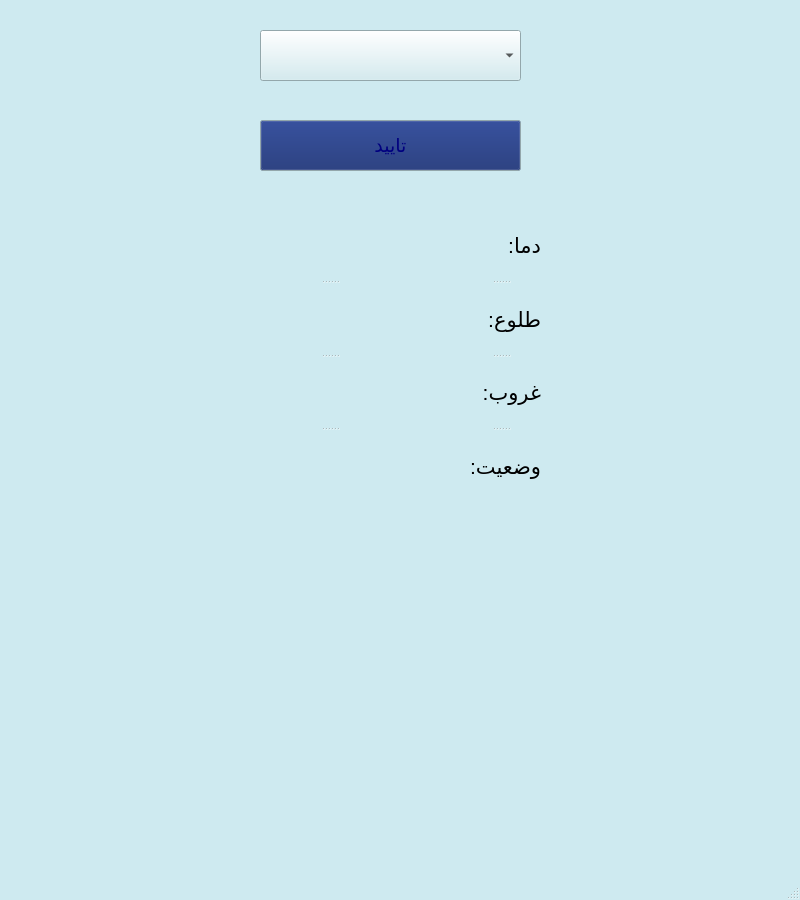
<?xml version="1.0" encoding="UTF-8"?>
<ui version="4.0">
 <class>MainWindow</class>
 <widget class="QMainWindow" name="MainWindow">
  <property name="windowModality">
   <enum>Qt::ApplicationModal</enum>
  </property>
  <property name="geometry">
   <rect>
    <x>0</x>
    <y>0</y>
    <width>800</width>
    <height>900</height>
   </rect>
  </property>
  <property name="palette">
   <palette>
    <active>
     <colorrole role="WindowText">
      <brush brushstyle="SolidPattern">
       <color alpha="255">
        <red>0</red>
        <green>0</green>
        <blue>0</blue>
       </color>
      </brush>
     </colorrole>
     <colorrole role="Button">
      <brush brushstyle="SolidPattern">
       <color alpha="255">
        <red>206</red>
        <green>234</green>
        <blue>240</blue>
       </color>
      </brush>
     </colorrole>
     <colorrole role="Light">
      <brush brushstyle="SolidPattern">
       <color alpha="255">
        <red>255</red>
        <green>255</green>
        <blue>255</blue>
       </color>
      </brush>
     </colorrole>
     <colorrole role="Midlight">
      <brush brushstyle="SolidPattern">
       <color alpha="255">
        <red>230</red>
        <green>244</green>
        <blue>247</blue>
       </color>
      </brush>
     </colorrole>
     <colorrole role="Dark">
      <brush brushstyle="SolidPattern">
       <color alpha="255">
        <red>103</red>
        <green>117</green>
        <blue>120</blue>
       </color>
      </brush>
     </colorrole>
     <colorrole role="Mid">
      <brush brushstyle="SolidPattern">
       <color alpha="255">
        <red>137</red>
        <green>156</green>
        <blue>160</blue>
       </color>
      </brush>
     </colorrole>
     <colorrole role="Text">
      <brush brushstyle="SolidPattern">
       <color alpha="255">
        <red>0</red>
        <green>0</green>
        <blue>0</blue>
       </color>
      </brush>
     </colorrole>
     <colorrole role="BrightText">
      <brush brushstyle="SolidPattern">
       <color alpha="255">
        <red>255</red>
        <green>255</green>
        <blue>255</blue>
       </color>
      </brush>
     </colorrole>
     <colorrole role="ButtonText">
      <brush brushstyle="SolidPattern">
       <color alpha="255">
        <red>0</red>
        <green>0</green>
        <blue>0</blue>
       </color>
      </brush>
     </colorrole>
     <colorrole role="Base">
      <brush brushstyle="SolidPattern">
       <color alpha="255">
        <red>199</red>
        <green>243</green>
        <blue>255</blue>
       </color>
      </brush>
     </colorrole>
     <colorrole role="Window">
      <brush brushstyle="SolidPattern">
       <color alpha="255">
        <red>206</red>
        <green>234</green>
        <blue>240</blue>
       </color>
      </brush>
     </colorrole>
     <colorrole role="Shadow">
      <brush brushstyle="SolidPattern">
       <color alpha="255">
        <red>0</red>
        <green>0</green>
        <blue>0</blue>
       </color>
      </brush>
     </colorrole>
     <colorrole role="AlternateBase">
      <brush brushstyle="SolidPattern">
       <color alpha="255">
        <red>230</red>
        <green>244</green>
        <blue>247</blue>
       </color>
      </brush>
     </colorrole>
     <colorrole role="ToolTipBase">
      <brush brushstyle="SolidPattern">
       <color alpha="255">
        <red>255</red>
        <green>255</green>
        <blue>220</blue>
       </color>
      </brush>
     </colorrole>
     <colorrole role="ToolTipText">
      <brush brushstyle="SolidPattern">
       <color alpha="255">
        <red>0</red>
        <green>0</green>
        <blue>0</blue>
       </color>
      </brush>
     </colorrole>
     <colorrole role="PlaceholderText">
      <brush brushstyle="SolidPattern">
       <color alpha="128">
        <red>0</red>
        <green>0</green>
        <blue>0</blue>
       </color>
      </brush>
     </colorrole>
    </active>
    <inactive>
     <colorrole role="WindowText">
      <brush brushstyle="SolidPattern">
       <color alpha="255">
        <red>0</red>
        <green>0</green>
        <blue>0</blue>
       </color>
      </brush>
     </colorrole>
     <colorrole role="Button">
      <brush brushstyle="SolidPattern">
       <color alpha="255">
        <red>206</red>
        <green>234</green>
        <blue>240</blue>
       </color>
      </brush>
     </colorrole>
     <colorrole role="Light">
      <brush brushstyle="SolidPattern">
       <color alpha="255">
        <red>255</red>
        <green>255</green>
        <blue>255</blue>
       </color>
      </brush>
     </colorrole>
     <colorrole role="Midlight">
      <brush brushstyle="SolidPattern">
       <color alpha="255">
        <red>230</red>
        <green>244</green>
        <blue>247</blue>
       </color>
      </brush>
     </colorrole>
     <colorrole role="Dark">
      <brush brushstyle="SolidPattern">
       <color alpha="255">
        <red>103</red>
        <green>117</green>
        <blue>120</blue>
       </color>
      </brush>
     </colorrole>
     <colorrole role="Mid">
      <brush brushstyle="SolidPattern">
       <color alpha="255">
        <red>137</red>
        <green>156</green>
        <blue>160</blue>
       </color>
      </brush>
     </colorrole>
     <colorrole role="Text">
      <brush brushstyle="SolidPattern">
       <color alpha="255">
        <red>0</red>
        <green>0</green>
        <blue>0</blue>
       </color>
      </brush>
     </colorrole>
     <colorrole role="BrightText">
      <brush brushstyle="SolidPattern">
       <color alpha="255">
        <red>255</red>
        <green>255</green>
        <blue>255</blue>
       </color>
      </brush>
     </colorrole>
     <colorrole role="ButtonText">
      <brush brushstyle="SolidPattern">
       <color alpha="255">
        <red>0</red>
        <green>0</green>
        <blue>0</blue>
       </color>
      </brush>
     </colorrole>
     <colorrole role="Base">
      <brush brushstyle="SolidPattern">
       <color alpha="255">
        <red>199</red>
        <green>243</green>
        <blue>255</blue>
       </color>
      </brush>
     </colorrole>
     <colorrole role="Window">
      <brush brushstyle="SolidPattern">
       <color alpha="255">
        <red>206</red>
        <green>234</green>
        <blue>240</blue>
       </color>
      </brush>
     </colorrole>
     <colorrole role="Shadow">
      <brush brushstyle="SolidPattern">
       <color alpha="255">
        <red>0</red>
        <green>0</green>
        <blue>0</blue>
       </color>
      </brush>
     </colorrole>
     <colorrole role="AlternateBase">
      <brush brushstyle="SolidPattern">
       <color alpha="255">
        <red>230</red>
        <green>244</green>
        <blue>247</blue>
       </color>
      </brush>
     </colorrole>
     <colorrole role="ToolTipBase">
      <brush brushstyle="SolidPattern">
       <color alpha="255">
        <red>255</red>
        <green>255</green>
        <blue>220</blue>
       </color>
      </brush>
     </colorrole>
     <colorrole role="ToolTipText">
      <brush brushstyle="SolidPattern">
       <color alpha="255">
        <red>0</red>
        <green>0</green>
        <blue>0</blue>
       </color>
      </brush>
     </colorrole>
     <colorrole role="PlaceholderText">
      <brush brushstyle="SolidPattern">
       <color alpha="128">
        <red>0</red>
        <green>0</green>
        <blue>0</blue>
       </color>
      </brush>
     </colorrole>
    </inactive>
    <disabled>
     <colorrole role="WindowText">
      <brush brushstyle="SolidPattern">
       <color alpha="255">
        <red>103</red>
        <green>117</green>
        <blue>120</blue>
       </color>
      </brush>
     </colorrole>
     <colorrole role="Button">
      <brush brushstyle="SolidPattern">
       <color alpha="255">
        <red>206</red>
        <green>234</green>
        <blue>240</blue>
       </color>
      </brush>
     </colorrole>
     <colorrole role="Light">
      <brush brushstyle="SolidPattern">
       <color alpha="255">
        <red>255</red>
        <green>255</green>
        <blue>255</blue>
       </color>
      </brush>
     </colorrole>
     <colorrole role="Midlight">
      <brush brushstyle="SolidPattern">
       <color alpha="255">
        <red>230</red>
        <green>244</green>
        <blue>247</blue>
       </color>
      </brush>
     </colorrole>
     <colorrole role="Dark">
      <brush brushstyle="SolidPattern">
       <color alpha="255">
        <red>103</red>
        <green>117</green>
        <blue>120</blue>
       </color>
      </brush>
     </colorrole>
     <colorrole role="Mid">
      <brush brushstyle="SolidPattern">
       <color alpha="255">
        <red>137</red>
        <green>156</green>
        <blue>160</blue>
       </color>
      </brush>
     </colorrole>
     <colorrole role="Text">
      <brush brushstyle="SolidPattern">
       <color alpha="255">
        <red>103</red>
        <green>117</green>
        <blue>120</blue>
       </color>
      </brush>
     </colorrole>
     <colorrole role="BrightText">
      <brush brushstyle="SolidPattern">
       <color alpha="255">
        <red>255</red>
        <green>255</green>
        <blue>255</blue>
       </color>
      </brush>
     </colorrole>
     <colorrole role="ButtonText">
      <brush brushstyle="SolidPattern">
       <color alpha="255">
        <red>103</red>
        <green>117</green>
        <blue>120</blue>
       </color>
      </brush>
     </colorrole>
     <colorrole role="Base">
      <brush brushstyle="SolidPattern">
       <color alpha="255">
        <red>206</red>
        <green>234</green>
        <blue>240</blue>
       </color>
      </brush>
     </colorrole>
     <colorrole role="Window">
      <brush brushstyle="SolidPattern">
       <color alpha="255">
        <red>206</red>
        <green>234</green>
        <blue>240</blue>
       </color>
      </brush>
     </colorrole>
     <colorrole role="Shadow">
      <brush brushstyle="SolidPattern">
       <color alpha="255">
        <red>0</red>
        <green>0</green>
        <blue>0</blue>
       </color>
      </brush>
     </colorrole>
     <colorrole role="AlternateBase">
      <brush brushstyle="SolidPattern">
       <color alpha="255">
        <red>206</red>
        <green>234</green>
        <blue>240</blue>
       </color>
      </brush>
     </colorrole>
     <colorrole role="ToolTipBase">
      <brush brushstyle="SolidPattern">
       <color alpha="255">
        <red>255</red>
        <green>255</green>
        <blue>220</blue>
       </color>
      </brush>
     </colorrole>
     <colorrole role="ToolTipText">
      <brush brushstyle="SolidPattern">
       <color alpha="255">
        <red>0</red>
        <green>0</green>
        <blue>0</blue>
       </color>
      </brush>
     </colorrole>
     <colorrole role="PlaceholderText">
      <brush brushstyle="SolidPattern">
       <color alpha="128">
        <red>0</red>
        <green>0</green>
        <blue>0</blue>
       </color>
      </brush>
     </colorrole>
    </disabled>
   </palette>
  </property>
  <property name="tabletTracking">
   <bool>true</bool>
  </property>
  <property name="windowTitle">
   <string>MainWindow</string>
  </property>
  <property name="autoFillBackground">
   <bool>true</bool>
  </property>
  <widget class="QWidget" name="centralwidget">
   <widget class="QComboBox" name="comboBox">
    <property name="geometry">
     <rect>
      <x>260</x>
      <y>30</y>
      <width>261</width>
      <height>51</height>
     </rect>
    </property>
   </widget>
   <widget class="QPushButton" name="pushButton">
    <property name="geometry">
     <rect>
      <x>260</x>
      <y>120</y>
      <width>261</width>
      <height>51</height>
     </rect>
    </property>
    <property name="palette">
     <palette>
      <active>
       <colorrole role="Button">
        <brush brushstyle="SolidPattern">
         <color alpha="255">
          <red>15</red>
          <green>37</green>
          <blue>108</blue>
         </color>
        </brush>
       </colorrole>
       <colorrole role="Light">
        <brush brushstyle="SolidPattern">
         <color alpha="255">
          <red>0</red>
          <green>0</green>
          <blue>127</blue>
         </color>
        </brush>
       </colorrole>
       <colorrole role="Text">
        <brush brushstyle="SolidPattern">
         <color alpha="255">
          <red>255</red>
          <green>255</green>
          <blue>255</blue>
         </color>
        </brush>
       </colorrole>
       <colorrole role="BrightText">
        <brush brushstyle="SolidPattern">
         <color alpha="255">
          <red>0</red>
          <green>0</green>
          <blue>127</blue>
         </color>
        </brush>
       </colorrole>
       <colorrole role="ButtonText">
        <brush brushstyle="SolidPattern">
         <color alpha="255">
          <red>0</red>
          <green>0</green>
          <blue>127</blue>
         </color>
        </brush>
       </colorrole>
      </active>
      <inactive>
       <colorrole role="Button">
        <brush brushstyle="SolidPattern">
         <color alpha="255">
          <red>15</red>
          <green>37</green>
          <blue>108</blue>
         </color>
        </brush>
       </colorrole>
       <colorrole role="Light">
        <brush brushstyle="SolidPattern">
         <color alpha="255">
          <red>0</red>
          <green>0</green>
          <blue>127</blue>
         </color>
        </brush>
       </colorrole>
       <colorrole role="Text">
        <brush brushstyle="SolidPattern">
         <color alpha="255">
          <red>255</red>
          <green>255</green>
          <blue>255</blue>
         </color>
        </brush>
       </colorrole>
       <colorrole role="BrightText">
        <brush brushstyle="SolidPattern">
         <color alpha="255">
          <red>0</red>
          <green>0</green>
          <blue>127</blue>
         </color>
        </brush>
       </colorrole>
       <colorrole role="ButtonText">
        <brush brushstyle="SolidPattern">
         <color alpha="255">
          <red>0</red>
          <green>0</green>
          <blue>127</blue>
         </color>
        </brush>
       </colorrole>
      </inactive>
      <disabled>
       <colorrole role="Button">
        <brush brushstyle="SolidPattern">
         <color alpha="255">
          <red>15</red>
          <green>37</green>
          <blue>108</blue>
         </color>
        </brush>
       </colorrole>
       <colorrole role="Light">
        <brush brushstyle="SolidPattern">
         <color alpha="255">
          <red>0</red>
          <green>0</green>
          <blue>127</blue>
         </color>
        </brush>
       </colorrole>
       <colorrole role="Text">
        <brush brushstyle="SolidPattern">
         <color alpha="255">
          <red>103</red>
          <green>117</green>
          <blue>120</blue>
         </color>
        </brush>
       </colorrole>
       <colorrole role="BrightText">
        <brush brushstyle="SolidPattern">
         <color alpha="255">
          <red>0</red>
          <green>0</green>
          <blue>127</blue>
         </color>
        </brush>
       </colorrole>
       <colorrole role="ButtonText">
        <brush brushstyle="SolidPattern">
         <color alpha="255">
          <red>103</red>
          <green>117</green>
          <blue>120</blue>
         </color>
        </brush>
       </colorrole>
      </disabled>
     </palette>
    </property>
    <property name="font">
     <font>
      <family>Arial</family>
      <pointsize>14</pointsize>
     </font>
    </property>
    <property name="tabletTracking">
     <bool>true</bool>
    </property>
    <property name="text">
     <string>تایید</string>
    </property>
   </widget>
   <widget class="QLabel" name="label_9">
    <property name="enabled">
     <bool>true</bool>
    </property>
    <property name="geometry">
     <rect>
      <x>110</x>
      <y>540</y>
      <width>581</width>
      <height>281</height>
     </rect>
    </property>
    <property name="text">
     <string/>
    </property>
    <property name="pixmap">
     <pixmap>C:/Users/Asus/Downloads/images.jpg</pixmap>
    </property>
   </widget>
   <widget class="QSplitter" name="splitter">
    <property name="geometry">
     <rect>
      <x>460</x>
      <y>210</y>
      <width>81</width>
      <height>291</height>
     </rect>
    </property>
    <property name="font">
     <font>
      <family>Arial</family>
      <pointsize>16</pointsize>
     </font>
    </property>
    <property name="orientation">
     <enum>Qt::Vertical</enum>
    </property>
    <widget class="QLabel" name="label">
     <property name="font">
      <font>
       <family>Arial</family>
       <pointsize>16</pointsize>
      </font>
     </property>
     <property name="text">
      <string>دما:</string>
     </property>
    </widget>
    <widget class="QLabel" name="label_2">
     <property name="font">
      <font>
       <family>Arial</family>
       <pointsize>16</pointsize>
      </font>
     </property>
     <property name="text">
      <string>طلوع:</string>
     </property>
    </widget>
    <widget class="QLabel" name="label_3">
     <property name="font">
      <font>
       <family>Arial</family>
       <pointsize>16</pointsize>
      </font>
     </property>
     <property name="text">
      <string>غروب:</string>
     </property>
    </widget>
    <widget class="QLabel" name="label_4">
     <property name="font">
      <font>
       <family>Arial</family>
       <pointsize>16</pointsize>
      </font>
     </property>
     <property name="text">
      <string>وضعیت:</string>
     </property>
    </widget>
   </widget>
   <widget class="QSplitter" name="splitter_2">
    <property name="geometry">
     <rect>
      <x>254</x>
      <y>210</y>
      <width>151</width>
      <height>291</height>
     </rect>
    </property>
    <property name="font">
     <font>
      <family>Arial</family>
      <pointsize>16</pointsize>
     </font>
    </property>
    <property name="orientation">
     <enum>Qt::Vertical</enum>
    </property>
    <widget class="QLabel" name="labelTemp">
     <property name="font">
      <font>
       <family>Arial</family>
       <pointsize>16</pointsize>
      </font>
     </property>
     <property name="text">
      <string/>
     </property>
    </widget>
    <widget class="QLabel" name="labelT">
     <property name="font">
      <font>
       <family>Arial</family>
       <pointsize>16</pointsize>
      </font>
     </property>
     <property name="text">
      <string/>
     </property>
    </widget>
    <widget class="QLabel" name="labelQ">
     <property name="font">
      <font>
       <family>Arial</family>
       <pointsize>16</pointsize>
      </font>
     </property>
     <property name="text">
      <string/>
     </property>
    </widget>
    <widget class="QLabel" name="labelV">
     <property name="font">
      <font>
       <family>Arial</family>
       <pointsize>16</pointsize>
      </font>
     </property>
     <property name="text">
      <string/>
     </property>
    </widget>
   </widget>
  </widget>
  <widget class="QMenuBar" name="menubar">
   <property name="geometry">
    <rect>
     <x>0</x>
     <y>0</y>
     <width>800</width>
     <height>26</height>
    </rect>
   </property>
  </widget>
  <widget class="QStatusBar" name="statusbar"/>
 </widget>
 <resources/>
 <connections/>
</ui>
